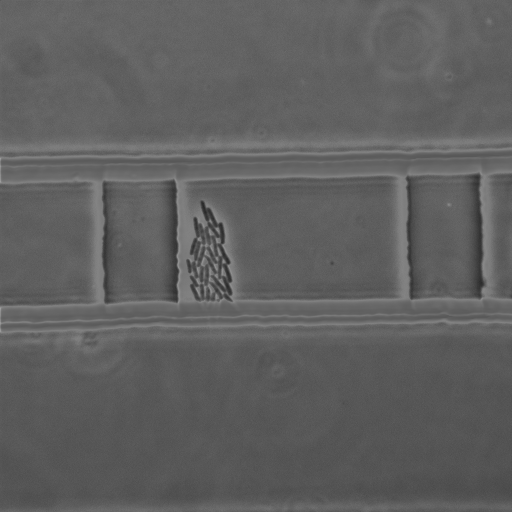
#> input picture bacteria_test.png, 512 x 512 px, found by its file name
$ python 'entropy filter and thresholding.py'
#> lines starting #> are read from the running program, lines starting #| are printed output that depends on the picture
import matplotlib.pyplot as plt
from skimage import io, color
from skimage.filters.rank import entropy
from skimage.filters import try_all_threshold, threshold_otsu
from skimage.morphology import disk
import numpy as np

# Load image
img = io.imread(r"C:\Users\Bokan\OneDrive\Documents\image_analysis\bacteria_test.png")
#> img is the input picture: shape (512, 512); min 39, max 158, mean 95.4

# Handle grayscale and RGB images correctly
if img.ndim == 3 and img.shape[-1] == 3:
    gray_img = color.rgb2gray(img)
else:
    gray_img = img  # Already grayscale

# Convert to 8-bit unsigned integer
gray_img_uint8 = (gray_img * 255).astype('uint8')
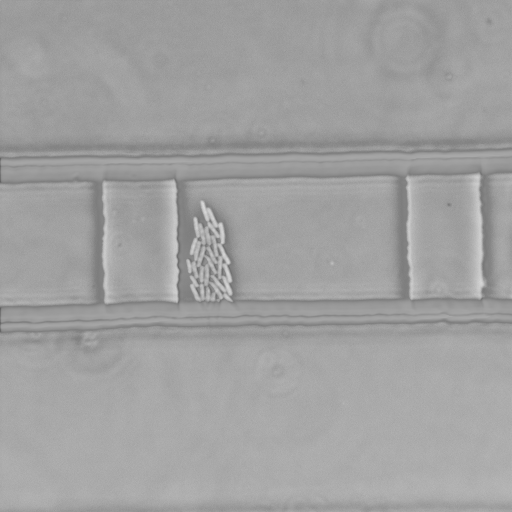
#> gray_img_uint8: shape (512, 512); min 98, max 217, mean 160.6

# Compute entropy
entropy_img = entropy(gray_img_uint8, disk(1))
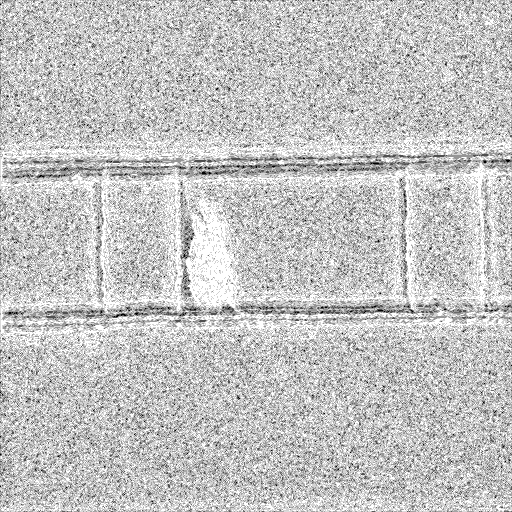
#> entropy_img: shape (512, 512) float64; min 0, max 2.32, mean 1.78; drawn with min black and max white

# Display entropy image
plt.imshow(entropy_img, cmap="gray")

# Apply different thresholding methods
fig, ax = try_all_threshold(entropy_img, figsize=(10, 8), verbose=False)

# Apply Otsu thresholding
threshold = threshold_otsu(entropy_img)
#> threshold = 1.58
binary = entropy_img <= threshold  # Thresholded binary image
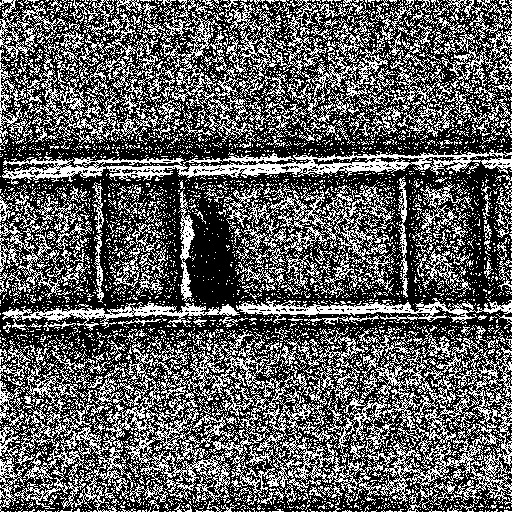
#> binary: shape (512, 512) bool; 37.4% white in thin lines or dots

# Display binary image
plt.figure()
plt.imshow(binary, cmap='gray')

# Calculate percentage of bright pixels
bright_percentage = (np.sum(binary == 1) * 100) / (np.sum(binary == 1) + np.sum(binary == 0))
#> bright_percentage = 37.37
print(f"The percentage of bright pixels is: {bright_percentage:.2f}%")
#| The percentage of bright pixels is: 37.37%

plt.show()
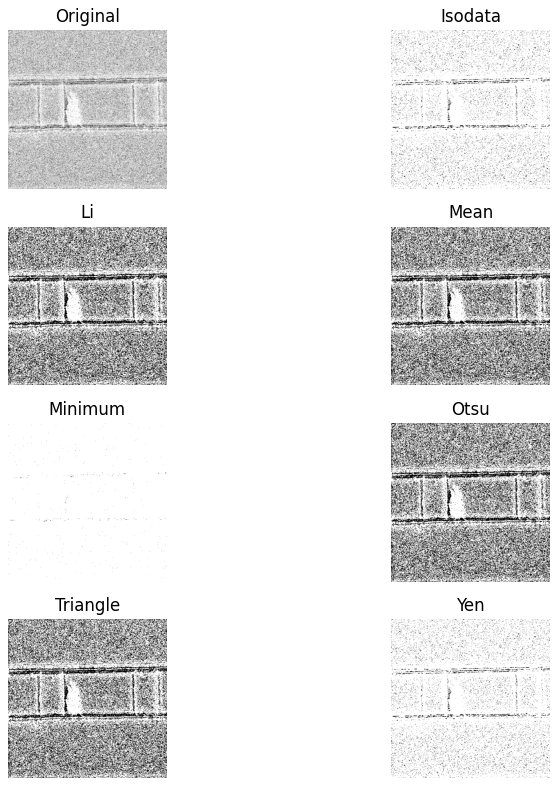
#> figure drawn by matplotlib, 8 panels
